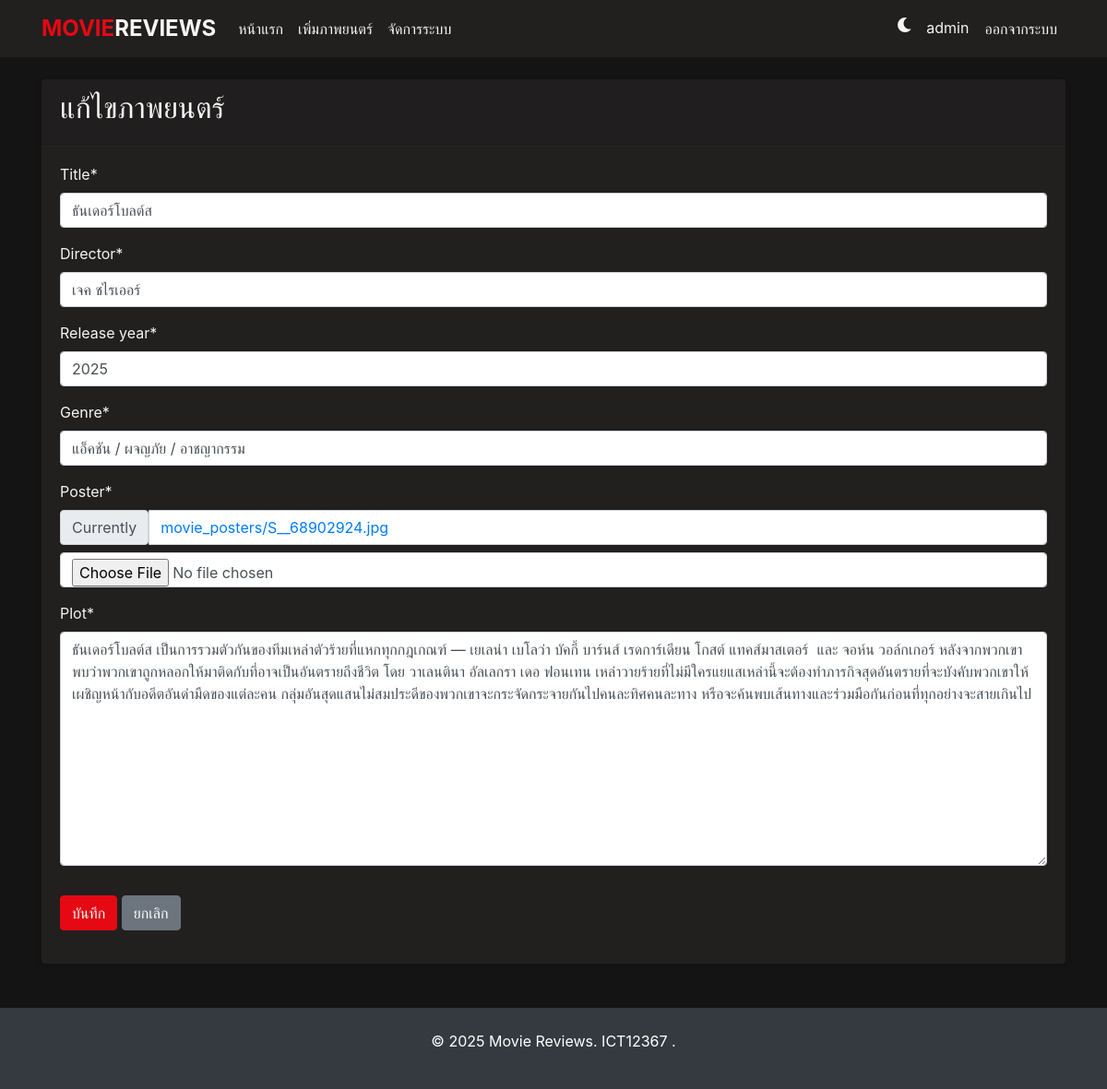
Screenshot of /movie/16/update/ (signed in) with the database file from the repository.
### reviews/models.py (models this page shows, shortened)
class Movie(models.Model):
    title = models.CharField(max_length=100)
    director = models.CharField(max_length=100)
    release_year = models.IntegerField()
    genre = models.CharField(max_length=50)
    poster = models.ImageField(upload_to='movie_posters', default='default_poster.jpg')
    plot = models.TextField()
    created_at = models.DateTimeField(default=timezone.now)

### reviews/views.py (the view, shortened to what this page needs)
# urls.py: path('movie/<int:pk>/update/', views.MovieUpdateView.as_view(), name='movie-update'),
class MovieUpdateView(LoginRequiredMixin, PermissionRequiredMixin, UpdateView):
    model = Movie
    form_class = MovieForm
    template_name = 'reviews/movie_form.html'
    permission_required = 'reviews.change_movie'

### reviews/forms.py
class MovieForm(forms.ModelForm):
    class Meta:
        model = Movie
        fields = ['title', 'director', 'release_year', 'genre', 'poster', 'plot']

### reviews/templates/reviews/movie_form.html (shortened to what this page needs)
{% extends "reviews/base.html" %}
{% load crispy_forms_tags %}
{% block content %}
    <div class="card">
        <div class="card-header">
            <h2>{% if form.instance.id %}แก้ไขภาพยนตร์{% else %}เพิ่มภาพยนตร์ใหม่{% endif %}</h2>
        </div>
        <div class="card-body">
            <form method="POST" enctype="multipart/form-data">
                <fieldset class="form-group">
                    {{ form|crispy }}
                </fieldset>
                <div class="form-group">
                    <button class="btn btn-primary" type="submit">บันทึก</button>
                    <a class="btn btn-secondary" href="{% url 'home' %}">ยกเลิก</a>
                </div>
            </form>
        </div>
    </div>
{% endblock %}

### reviews/templates/reviews/base.html (shortened to what this page needs)
{% load static %}
<!DOCTYPE html>
<html lang="th">
<head>
    <link rel="stylesheet" href="https://cdn.jsdelivr.net/npm/bootstrap@4.6.0/dist/css/bootstrap.min.css">
    <link rel="stylesheet" href="https://cdnjs.cloudflare.com/ajax/libs/font-awesome/5.15.3/css/all.min.css">
</head>
<body class="dark-mode">
    <header>
        <nav class="navbar navbar-expand-lg navbar-dark bg-dark mb-4">
            <div class="container">
                <a class="navbar-brand" href="{% url 'home' %}"><span>MOVIE</span>REVIEWS</a>
                <div class="collapse navbar-collapse" id="navbarNav">
                    <ul class="navbar-nav mr-auto">
                        <li class="nav-item">
                            <a class="nav-link" href="{% url 'home' %}">หน้าแรก</a>
                        </li>
                        {% if user.is_authenticated %}
                            {% if perms.reviews.add_movie or user.is_superuser %}
                            <li class="nav-item">
                                <a class="nav-link" href="{% url 'movie-create' %}">เพิ่มภาพยนตร์</a>
                            </li>
                            {% endif %}
                            {% if user.is_staff or user.is_superuser %}
                            <li class="nav-item">
                                <a class="nav-link" href="{% url 'admin:index' %}">จัดการระบบ</a>
                            </li>
                            {% endif %}
                        {% endif %}
                    </ul>
                    <ul class="navbar-nav">
                        <li class="nav-item">
                            <span class="nav-link mode-toggle" id="modeToggle">
                                <i class="fas fa-moon"></i>
                            </span>
                        </li>
                        {% if user.is_authenticated %}
                        <li class="nav-item">
                            <a class="nav-link" href="{% url 'profile' %}">{{ user.username }}</a>
                        </li>
                        <li class="nav-item">
                            <form method="post" action="{% url 'logout' %}" class="d-inline">
                                <button type="submit" class="btn btn-link nav-link">ออกจากระบบ</button>
                            </form>
                        </li>
                        {% endif %}
                    </ul>
                </div>
            </div>
        </nav>
    </header>
    <main class="container">
        {% block content %}{% endblock %}
    </main>
    <footer class="bg-dark text-white mt-5 py-4">
        <div class="container text-center">
            <p>&copy; 2025 Movie Reviews. ICT12367 .</p>
        </div>
    </footer>
</body>
</html>

### rows the page displays
Movie: title "ธันเดอร์โบลต์ส", director "เจค ชไรเออร์", release_year "2025", genre "แอ็คชัน / ผจญภัย / อาชญากรรม", plot "ธันเดอร์โบลต์ส เป็นการรวมตัวกันของทีมเหล่าตัวร้ายที่แหกทุกกฎเกณฑ์ — เยเลน่า เบโลว่า บัคกี้ บาร์นส์ เรดการ์เดียน โกสต์ แทคส์มาสเตอร์ และ จอห์น วอล์กเกอร์ หลังจากพวกเขาพบว่าพวกเขาถูกหลอกให้มาติดกับที่อาจเป็นอันตรายถึงชีวิต โดย วาเลนตินา อัลเลกรา เดอ ฟอนเทน เหล่าวายร้ายที่ไม่มีใครแยแสเหล่านี้จะต้องทำภารกิจสุดอันตรายที่จะบังคับพวกเขาให้เผชิญหน้ากับอดีตอันดำมืดของแต่ละคน กลุ่มอันสุดแสนไม่สมประดีของพวกเขาจะกระจัดกระจายกันไปคนละทิศคนละทาง หรือจะค้นพบเส้นทางและร่วมมือกันก่อนที่ทุกอย่างจะสายเกินไป"

### other values shown
{{ user.username }} "admin"
